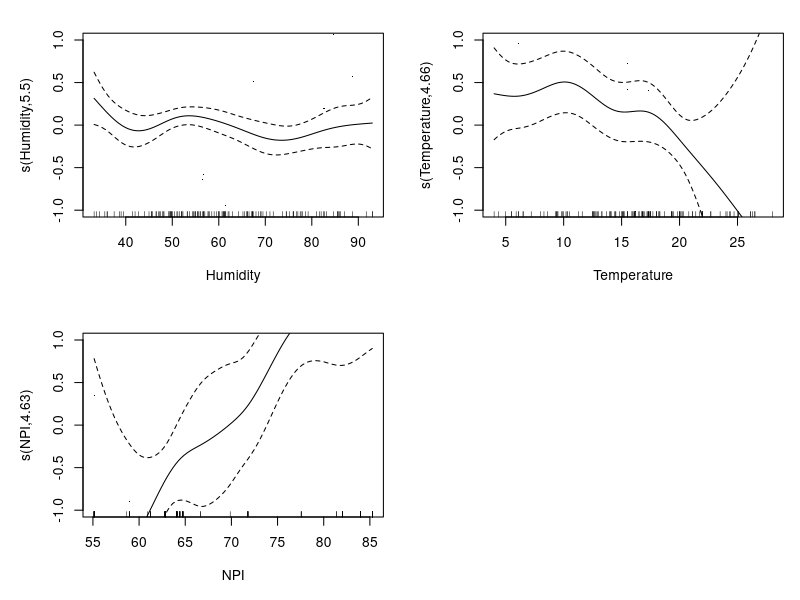

The R source for this figure: (Note: this script raises an error after producing the figure.)
## ---- chunk 1
library(mgcv)
library(nlme)
turin <- read.csv("turin_full.csv")
turin <- na.omit(turin)

milan <- read.csv("milan_full.csv")
milan <- na.omit(milan)

brescia <- read.csv("brescia_full.csv")
brescia <- na.omit(brescia)

parma <- read.csv("parma_full.csv")
parma <- na.omit(parma)
## ---- chunk 2
infections.gam <- gam(Daily ~ s(Humidity) + s(Temperature) + s(NPI), family=gaussian(link="log"), data=turin)
plot(infections.gam,scale=0,se=2, ylim=c(-1,1), residuals=TRUE, shade=TRUE,pages=1)
summary(infections.gam)
## ---- chunk 3
infections.gam <- gam(Daily ~ s(Humidity) + s(Temperature) + s(NPI), family=gaussian(link="log"), data=milan)
plot(infections.gam,scale=0,se=2, ylim=c(-1,1), residuals=TRUE, shade=TRUE,pages=1)
summary(infections.gam)
## ---- chunk 4
infections.gam <- gam(Daily ~ s(Humidity) + s(Temperature) + s(NPI), family=gaussian(link="log"), data=brescia)
plot(infections.gam,scale=0,se=2, ylim=c(-1,1), residuals=TRUE, shade=TRUE,pages=1)
summary(infections.gam)
## ---- chunk 5
infections.gam <- gam(Daily ~ s(Humidity) + s(Temperature) + s(NPI), family=gaussian(link="log"), data=parma)
plot(infections.gam,scale=0,se=2, ylim=c(-1,1), residuals=TRUE, shade=TRUE,pages=1)
summary(infections.gam)
